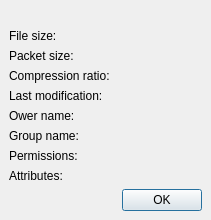
<?xml version="1.0" encoding="UTF-8"?>
<ui version="4.0">
 <class>PropertyDialog</class>
 <widget class="QDialog" name="PropertyDialog">
  <property name="geometry">
   <rect>
    <x>0</x>
    <y>0</y>
    <width>211</width>
    <height>202</height>
   </rect>
  </property>
  <property name="windowTitle">
   <string>Properties</string>
  </property>
  <layout class="QVBoxLayout" name="verticalLayout">
   <property name="leftMargin">
    <number>9</number>
   </property>
   <property name="topMargin">
    <number>9</number>
   </property>
   <property name="rightMargin">
    <number>9</number>
   </property>
   <property name="bottomMargin">
    <number>9</number>
   </property>
   <item>
    <widget class="QLabel" name="labelName">
     <property name="text">
      <string/>
     </property>
    </widget>
   </item>
   <item>
    <widget class="QLabel" name="labelFileSize">
     <property name="text">
      <string>File size:</string>
     </property>
    </widget>
   </item>
   <item>
    <widget class="QLabel" name="labelPacketedSize">
     <property name="text">
      <string>Packet size:</string>
     </property>
    </widget>
   </item>
   <item>
    <widget class="QLabel" name="labelCompressionRatio">
     <property name="text">
      <string>Compression ratio:</string>
     </property>
    </widget>
   </item>
   <item>
    <widget class="QLabel" name="labelDate">
     <property name="text">
      <string>Last modification:</string>
     </property>
    </widget>
   </item>
   <item>
    <widget class="QLabel" name="labelOwer">
     <property name="text">
      <string>Ower name:</string>
     </property>
    </widget>
   </item>
   <item>
    <widget class="QLabel" name="labelGroup">
     <property name="text">
      <string>Group name:</string>
     </property>
    </widget>
   </item>
   <item>
    <widget class="QLabel" name="labelPermissions">
     <property name="text">
      <string>Permissions:</string>
     </property>
    </widget>
   </item>
   <item>
    <widget class="QLabel" name="labelAttributes">
     <property name="text">
      <string>Attributes:</string>
     </property>
    </widget>
   </item>
   <item>
    <widget class="QDialogButtonBox" name="buttonBox">
     <property name="orientation">
      <enum>Qt::Horizontal</enum>
     </property>
     <property name="standardButtons">
      <set>QDialogButtonBox::Ok</set>
     </property>
     <property name="centerButtons">
      <bool>false</bool>
     </property>
    </widget>
   </item>
  </layout>
 </widget>
 <resources/>
 <connections>
  <connection>
   <sender>buttonBox</sender>
   <signal>accepted()</signal>
   <receiver>PropertyDialog</receiver>
   <slot>accept()</slot>
   <hints>
    <hint type="sourcelabel">
     <x>247</x>
     <y>192</y>
    </hint>
    <hint type="destinationlabel">
     <x>157</x>
     <y>197</y>
    </hint>
   </hints>
  </connection>
  <connection>
   <sender>buttonBox</sender>
   <signal>rejected()</signal>
   <receiver>PropertyDialog</receiver>
   <slot>reject()</slot>
   <hints>
    <hint type="sourcelabel">
     <x>315</x>
     <y>192</y>
    </hint>
    <hint type="destinationlabel">
     <x>286</x>
     <y>197</y>
    </hint>
   </hints>
  </connection>
 </connections>
</ui>
